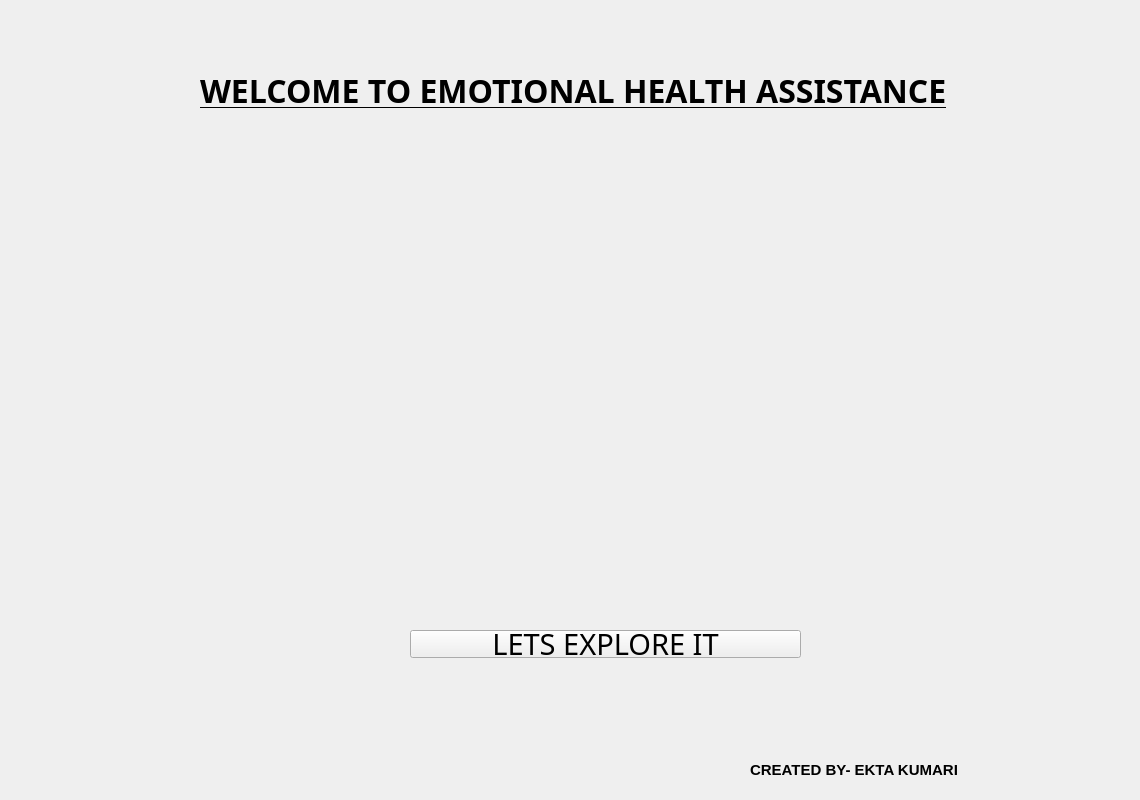
    <widget class="QWidget" name="page">
     <widget class="QLabel" name="label">
      <property name="geometry">
       <rect>
        <x>200</x>
        <y>70</y>
        <width>761</width>
        <height>41</height>
       </rect>
      </property>
      <property name="font">
       <font>
        <family>Tw Cen MT Condensed Extra Bold</family>
        <pointsize>24</pointsize>
        <weight>75</weight>
        <italic>false</italic>
        <bold>true</bold>
        <underline>true</underline>
       </font>
      </property>
      <property name="text">
       <string>WELCOME TO EMOTIONAL HEALTH ASSISTANCE</string>
      </property>
     </widget>
     <widget class="QPushButton" name="pp1">
      <property name="geometry">
       <rect>
        <x>410</x>
        <y>630</y>
        <width>391</width>
        <height>28</height>
       </rect>
      </property>
      <property name="font">
       <font>
        <family>MV Boli</family>
        <pointsize>22</pointsize>
        <weight>50</weight>
        <italic>false</italic>
        <bold>false</bold>
       </font>
      </property>
      <property name="styleSheet">
       <string notr="true">font: 22pt &quot;MV Boli&quot;;</string>
      </property>
      <property name="text">
       <string>LETS EXPLORE IT</string>
      </property>
     </widget>
     <widget class="QLabel" name="label_3">
      <property name="geometry">
       <rect>
        <x>750</x>
        <y>760</y>
        <width>381</width>
        <height>20</height>
       </rect>
      </property>
      <property name="font">
       <font>
        <pointsize>11</pointsize>
        <weight>75</weight>
        <bold>true</bold>
       </font>
      </property>
      <property name="text">
       <string>CREATED BY- EKTA KUMARI</string>
      </property>
     </widget>
     <widget class="QLabel" name="label_2">
      <property name="geometry">
       <rect>
        <x>240</x>
        <y>170</y>
        <width>671</width>
        <height>371</height>
       </rect>
      </property>
      <property name="styleSheet">
       <string notr="true">background-image: url(:/newPrefix/EMOTION.jpg);
</string>
      </property>
      <property name="text">
       <string/>
      </property>
      <property name="scaledContents">
       <bool>true</bool>
      </property>
     </widget>
     <widget class="QLabel" name="label_17">
      <property name="geometry">
       <rect>
        <x>240</x>
        <y>560</y>
        <width>141</width>
        <height>231</height>
       </rect>
      </property>
      <property name="styleSheet">
       <string notr="true">image: url(:/newPrefix/q5.jpg);</string>
      </property>
      <property name="text">
       <string/>
      </property>
      <property name="pixmap">
       <pixmap resource="../Users/EKTA KUMARI/Desktop/images_re.qrc">:/newPrefix/q5.jpg</pixmap>
      </property>
      <property name="scaledContents">
       <bool>true</bool>
      </property>
     </widget>
    </widget>
